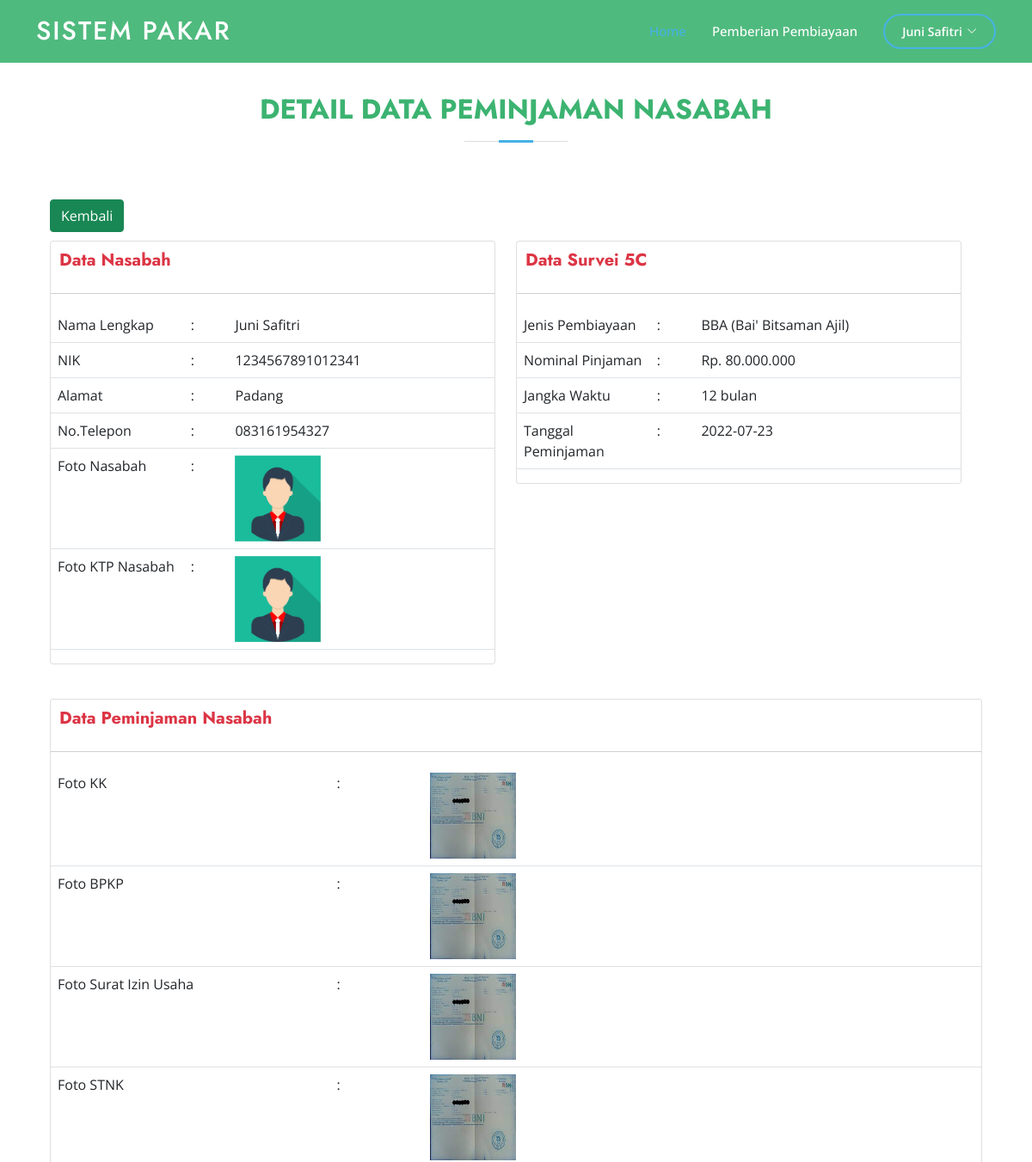
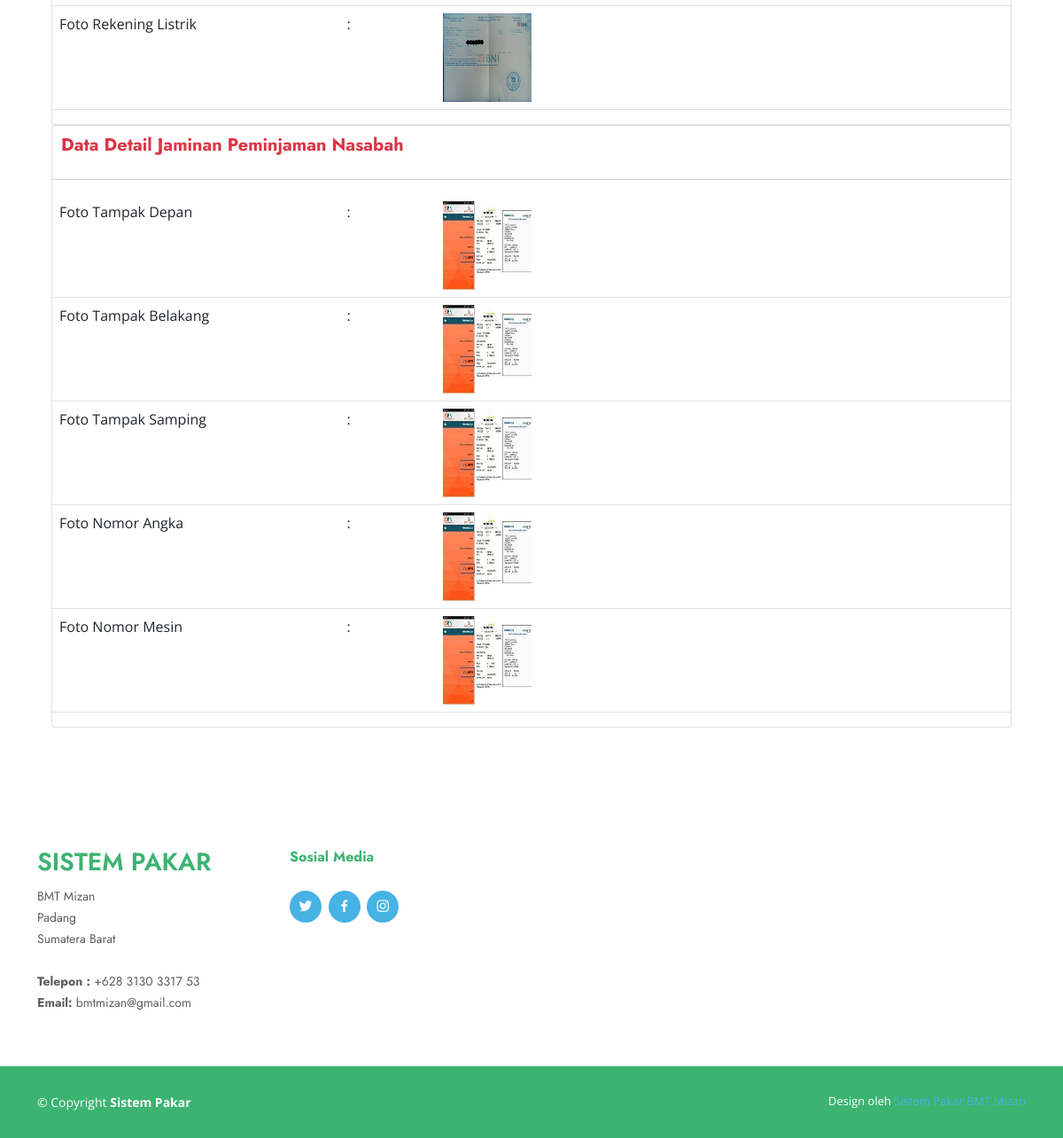
The page /index.php?page=halaman_awal/pages/pembiayaan/detailpembiayaan&id=1 (signed in) on the database its author committed (2 pictures, top to bottom).
### tables this page shows
CREATE TABLE `tb_nasabah` (
  `id_nasabah` int(11) NOT NULL,
  `nik_username` varchar(16) NOT NULL,
  `nama_lengkap` varchar(100) NOT NULL,
  `password` varchar(124) NOT NULL,
  `alamat` text NOT NULL,
  `no_telepon` varchar(15) NOT NULL,
  `foto_nasabah` varchar(124) NOT NULL,
  `foto_ktp_nasabah` varchar(124) NOT NULL,
  `status_validasi` int(1) NOT NULL
);

CREATE TABLE `tb_jenis_pembiayaan` (
  `id_jenis_pembiayaan` int(11) NOT NULL,
  `jenis_pembiayaan` varchar(124) NOT NULL,
  `keterangan` text NOT NULL
);

CREATE TABLE `tb_pemberian_pembiayaan_nasabah` (
  `id_pemberian_pembiayaan_nasabah` int(11) NOT NULL,
  `id_jenis_pembiayaan` int(11) NOT NULL,
  `nik_username` varchar(20) NOT NULL,
  `nominal_pinjaman` double NOT NULL,
  `jangka_waktu` int(11) NOT NULL,
  `tanggal_peminjaman` date NOT NULL
);

CREATE TABLE `tb_jaminan_nasabah` (
  `id_jaminan_nasabah` int(11) NOT NULL,
  `id_pemberian_pembiayaan_nasabah` int(11) NOT NULL,
  `foto_KK` varchar(124) NOT NULL,
  `foto_BPKP` varchar(124) NOT NULL,
  `foto_surat_izin_usaha` varchar(124) NOT NULL,
  `foto_STNK` varchar(124) NOT NULL,
  `foto_rekening_listrik` varchar(124) NOT NULL,
  `status` varchar(30) NOT NULL
);

CREATE TABLE `tb_detail_jaminan_nasabah` (
  `id_detail_jaminan` int(11) NOT NULL,
  `id_jaminan_nasabah` int(11) NOT NULL,
  `foto_tampak_depan` varchar(255) NOT NULL,
  `foto_tampak_belakang` varchar(255) NOT NULL,
  `foto_tampak_samping` varchar(255) NOT NULL,
  `nomor_angka` varchar(255) NOT NULL,
  `nomor_mesin` varchar(255) NOT NULL
);

### halaman_awal/pages/pembiayaan/detailpembiayaan.php (the view, shortened to what the rows shown need)
<?php
$id = $_GET['id'];
$nik_username = $_SESSION['username'];
$detailDataPeminjamanNasabah = mysqli_query($koneksi, "SELECT n.*,pp.*,djn.*,n.nik_username as nik_username, jp.*,jn.*,n.alamat as alamat_nasabah FROM tb_nasabah n LEFT JOIN tb_pemberian_pembiayaan_nasabah pp ON n.nik_username=pp.nik_username LEFT JOIN tb_jenis_pembiayaan jp ON jp.id_jenis_pembiayaan=pp.id_jenis_pembiayaan LEFT JOIN tb_jaminan_nasabah jn ON jn.id_pemberian_pembiayaan_nasabah=pp.id_pemberian_pembiayaan_nasabah LEFT JOIN tb_detail_jaminan_nasabah djn ON djn.id_jaminan_nasabah=jn.id_jaminan_nasabah WHERE pp.id_pemberian_pembiayaan_nasabah='$id' AND n.nik_username='$nik_username' ORDER BY jn.id_jaminan_nasabah DESC");
?>
<section id="contact" class="contact">
    <br><br>
    <div class="container" data-aos="fade-up">
        <div class="section-title">
            <h2>Detail Data Peminjaman Nasabah</h2>
        </div>
        <div class="row">
            <div class="info-data" data-infodata="<?php if (isset($_SESSION['info'])) {
                                                        echo $_SESSION['info'];
                                                    }
                                                    unset($_SESSION['info']); ?>">
                <div class="col-lg-12 d-flex align-items-stretch">
                    <div class="card-body">
                        <div class="row">
                            <div class="row">
                                <div class="col-md-6">
                                    <div class="card">
                                        <table id="dataTable" class="table table-hover">
                                            <?php
                                            foreach ($detailDataPeminjamanNasabah as $key => $value) : ?>
                                                <tr>
                                                    <td width="30%">Nama Lengkap</td>
                                                    <td width="10%">:</td>
                                                    <td><?= $value['nama_lengkap']; ?></td>
                                                </tr>
                                                <tr>
                                                    <td width="30%">NIK</td>
                                                    <td width="10%">:</td>
                                                    <td><?= $value['nik_username']; ?></td>
                                                </tr>
                                                <tr>
                                                    <td width="30%">Alamat</td>
                                                    <td width="10%">:</td>
                                                    <td><?= $value['alamat_nasabah']; ?></td>
                                                </tr>
                                                <tr>
                                                    <td width="30%">No.Telepon</td>
                                                    <td width="10%">:</td>
                                                    <td><?= $value['no_telepon']; ?></td>
                                                </tr>
                                                <tr>
                                                    <td width="30%">Foto Nasabah</td>
                                                    <td width="10%">:</td>
                                                    <td><img src="assets/image/foto nasabah/<?= $value['foto_nasabah'] ?>" alt="" width="100px" height="100px"></td>
                                                </tr>
                                                <tr>
                                                    <td width="30%">Foto KTP Nasabah</td>
                                                    <td width="10%">:</td>
                                                    <td><img src="assets/image/foto ktp nasabah/<?= $value['foto_ktp_nasabah'] ?>" alt="" width="100px" height="100px"></td>
                                                </tr>
                                            <?php endforeach; ?>
                                        </table>
                                    </div>
                                </div>
                                <div class="col-md-6">
                                    <div class="card">
                                    <table id=" dataTable" class="table table-hover">
                                                <?php
                                                foreach ($detailDataPeminjamanNasabah as $key => $value) : ?>
                                                    <tr>
                                                        <td width="30%">Jenis Pembiayaan</td>
                                                        <td width="10%">:</td>
                                                        <td><?= $value['jenis_pembiayaan']; ?></td>
                                                    </tr>
                                                    <tr>
                                                        <td width="30%">Nominal Pinjaman</td>
                                                        <td width="10%">:</td>
                                                        <td>Rp. <?= number_format($value['nominal_pinjaman'], 0, '.', '.'); ?></td>
                                                    </tr>
                                                    <tr>
                                                        <td width="30%">Jangka Waktu</td>
                                                        <td width="10%">:</td>
                                                        <td><?= $value['jangka_waktu']; ?> bulan</td>
                                                    </tr>
                                                    <tr>
                                                        <td width="30%">Tanggal Peminjaman</td>
                                                        <td width="10%">:</td>
                                                        <td><?= $value['tanggal_peminjaman']; ?></td>
                                                    </tr>
                                                <?php endforeach; ?>
                                                </table>
                                        </div>
                                    </div>
                                </div>
                            </div>
                            <div class="row" style="margin-top: 40px;">
                                <div class="col-md-12 float-left">
                                    <div class="card">
                                    <table id=" dataTable" class="table table-hover">
                                                <?php
                                                foreach ($detailDataPeminjamanNasabah as $key => $value) : ?>
                                                    <tr>
                                                        <td width="30%">Foto KK</td>
                                                        <td width="10%">:</td>
                                                        <td><img src="assets/image/foto jaminan nasabah/<?= $value['foto_KK'] ?>" alt="" width="100px" height="100px"></td>
                                                    </tr>
                                                    <tr>
                                                        <td width="30%">Foto BPKP</td>
                                                        <td width="10%">:</td>
                                                        <td><img src="assets/image/foto jaminan nasabah/<?= $value['foto_BPKP'] ?>" alt="" width="100px" height="100px"></td>
                                                    </tr>
                                                    <tr>
                                                        <td width="30%">Foto Surat Izin Usaha</td>
                                                        <td width="10%">:</td>
                                                        <td><img src="assets/image/foto jaminan nasabah/<?= $value['foto_surat_izin_usaha'] ?>" alt="" width="100px" height="100px"></td>
                                                    </tr>
                                                    <tr>
                                                        <td width="30%">Foto STNK</td>
                                                        <td width="10%">:</td>
                                                        <td><img src="assets/image/foto jaminan nasabah/<?= $value['foto_STNK'] ?>" alt="" width="100px" height="100px"></td>
                                                    </tr>
                                                    <tr>
                                                        <td width="30%">Foto Rekening Listrik</td>
                                                        <td width="10%">:</td>
                                                        <td><img src="assets/image/foto jaminan nasabah/<?= $value['foto_rekening_listrik'] ?>" alt="" width="100px" height="100px"></td>
                                                    </tr>
                                                <?php endforeach; ?>
                                                </table>
                                        </div>
                                    </div>
                                </div>
                                <div class="col-md-12">
                                    <div class="card">
                                    <table id=" dataTable" class="table table-hover">
                                                <?php
                                                foreach ($detailDataPeminjamanNasabah as $key => $value) : ?>
                                                    <tr>
                                                        <td width="30%">Foto Tampak Depan</td>
                                                        <td width="10%">:</td>
                                                        <td><img src="assets/image/foto detail jaminan nasabah/<?= $value['foto_tampak_depan'] ?>" alt="" width="100px" height="100px"></td>
                                                    </tr>
                                                    <tr>
                                                        <td width="30%">Foto Tampak Belakang</td>
                                                        <td width="10%">:</td>
                                                        <td><img src="assets/image/foto detail jaminan nasabah/<?= $value['foto_tampak_belakang'] ?>" alt="" width="100px" height="100px"></td>
                                                    </tr>
                                                    <tr>
                                                        <td width="30%">Foto Tampak Samping</td>
                                                        <td width="10%">:</td>
                                                        <td><img src="assets/image/foto detail jaminan nasabah/<?= $value['foto_tampak_samping'] ?>" alt="" width="100px" height="100px"></td>
                                                    </tr>
                                                    <tr>
                                                        <td width="30%">Foto Nomor Angka</td>
                                                        <td width="10%">:</td>
                                                        <td><img src="assets/image/foto detail jaminan nasabah/<?= $value['nomor_angka'] ?>" alt="" width="100px" height="100px"></td>
                                                    </tr>
                                                    <tr>
                                                        <td width="30%">Foto Nomor Mesin</td>
                                                        <td width="10%">:</td>
                                                        <td><img src="assets/image/foto detail jaminan nasabah/<?= $value['nomor_mesin'] ?>" alt="" width="100px" height="100px"></td>
                                                    </tr>
                                                <?php endforeach; ?>
                                                </table>
                                        </div>
                                    </div>
                                </div>
                            </div>
                        </div>
                    </div>
                </div>
</section>

### halaman_awal/components/header.php (shortened to what the rows shown need)
<header id="header" class="fixed-top" style="background-color: rgba(60, 179, 113, 0.9);">
    <div class="container d-flex align-items-center">
        <h1 class="logo me-auto"><a href="index.php">Sistem Pakar</a></h1>
        <nav id="navbar" class="navbar">
            <ul>
                <?php if (!isset($_SESSION['status'])) : ?>
                    <li><a class="nav-link scrollto" href="#" data-toggle="modal" data-target="#logoutModal">
                            Pemberian Pembiayaan
                        </a></li>
                    <li><a class="getstarted scrollto" href="halaman_awal/login/login.php">Masuk</a></li>
            </ul>
            <i class="bi bi-list mobile-nav-toggle"></i>
        <?php else : ?>
            <?php
                       $username = $_SESSION['username'];
                       $user = mysqli_query($koneksi, "SELECT * FROM tb_nasabah WHERE nik_username = '$username'")->fetch_array(); ?>
            <?php if ($user !== NULL) : ?>
                <li class="dropdown"><a href="#" class="getstarted scrollto mr-3"><span><?= $user['nama_lengkap']; ?></span> <i class="bi bi-chevron-down"></i></a>
                <?php else : ?>
                <li class="dropdown"><a href="#" class="getstarted scrollto mr-3"><span>User</span> <i class="bi bi-chevron-down"></i></a>
                <?php endif; ?>
                </li>
            <?php endif; ?>
        </nav>
    </div>
</header>

### rows shown on the page
tb_nasabah: nama_lengkap "Juni Safitri", nik_username "1234567891012341", alamat "Padang", no_telepon "083161954327", foto_nasabah (picture), foto_ktp_nasabah (picture), tb_jenis_pembiayaan.jenis_pembiayaan "BBA (Bai' Bitsaman Ajil)", tb_pemberian_pembiayaan_nasabah.nominal_pinjaman "80.000.000", tb_pemberian_pembiayaan_nasabah.jangka_waktu "12", tb_pemberian_pembiayaan_nasabah.tanggal_peminjaman "2022-07-23", tb_jaminan_nasabah.foto_KK (picture), tb_jaminan_nasabah.foto_BPKP (picture), tb_jaminan_nasabah.foto_surat_izin_usaha (picture), tb_jaminan_nasabah.foto_STNK (picture), tb_jaminan_nasabah.foto_rekening_listrik (picture), tb_detail_jaminan_nasabah.foto_tampak_depan (picture), tb_detail_jaminan_nasabah.foto_tampak_belakang (picture), tb_detail_jaminan_nasabah.foto_tampak_samping (picture), tb_detail_jaminan_nasabah.nomor_angka (picture), tb_detail_jaminan_nasabah.nomor_mesin (picture)
